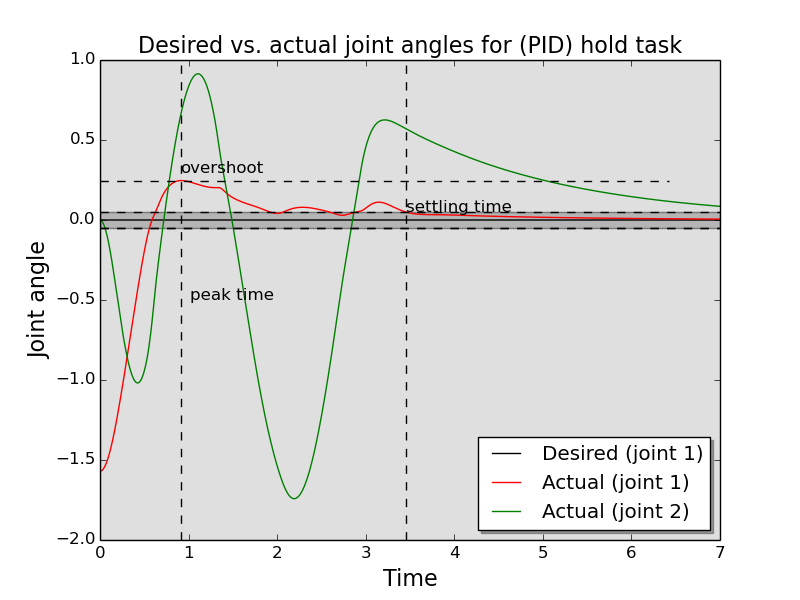

This chart was generated by the following Python code:
import os,sys
import pylab
import numpy as np
import math
import matplotlib.pyplot as plt
import matplotlib.lines as lines

############################
# TODO: set values here 
# see figure 1 in homework for definition of variables
set_point = 0.0
rise_time = 0.0 
peak_time = 0.0
overshoot = 0.2
settling_time = 3.0

# Error bands are at y = (1 +/- delta)
error_band_delta = 0.05

# offset for text
eps = .05
############################


# setup font
font =  {'family' : 'sans-serif',
         'color'  : 'black',
         'weight' : 'normal',
         'size'   : 16,
        }

# step size (constant value)
DT = 0.001

# load data
y1 = pylab.loadtxt("./PID_hold.desired")
y2 = pylab.loadtxt("./PID_hold.state")
t = np.linspace(0,y1[:,0].size*DT,y1[:,0].size)

diff =1.0
i=1

while (diff > 0):
        diff = y2[i,0] - y2[i-1, 0]
        peak_time = i/1000.0
        overshoot = y2[i,0]
        i += 1
i =0        
for i in range(0, len(y2)):
        val = y2[i,0]
        if abs(val) < 0.01:
                rise_time = i/1000.0
        if abs(val) > 0.05:
                settling_time = i/1000.0 

# setup the figure
fig = plt.figure()

# plot data
plt.plot(t,y1[:,0],'k' ,label='Desired (joint 1)')
plt.plot(t,y2[:,0],'r' ,label='Actual (joint 1)')
plt.plot(t,y2[:,1],'g' ,label='Actual (joint 2)')

# set x limit
axPlot = plt.subplot(111)
axPlot.set_xlim(-.001, 7)

# add titles, labels, and legend
plt.title('Desired vs. actual joint angles for (PID) hold task', fontdict=font)
plt.xlabel('Time', fontdict=font)
plt.ylabel('Joint angle', fontdict=font)
plt.legend(loc=4, shadow=True)

# annotate rise time (interval)
plt.axhspan(set_point-error_band_delta,set_point+error_band_delta, facecolor='0.5', alpha=0.25)
plt.axhline(y=set_point-error_band_delta, color='k',linestyle='--')
plt.axvspan(0.0,rise_time,facecolor='0.5', alpha=0.25)
plt.axvline(x=rise_time, color='k',linestyle='--')
plt.annotate('rise time', xy=(rise_time-.5, set_point-eps))

# annotate peak_time
plt.axvline(x=peak_time, color='k',linestyle='--')
plt.annotate('peak time', xy=(peak_time+.1, set_point-10*eps))

# annotate overshoot
plt.axhline(y=overshoot, xmin=0, xmax=peak_time,color='k',linestyle='--')
plt.annotate('overshoot', xy=(peak_time, overshoot+eps))

# annotate settling time
plt.axvline(x=settling_time,color='k',linestyle='--')
plt.annotate('settling time', xy=(settling_time, set_point+eps))

# draw error band
plt.axhspan(set_point-error_band_delta,set_point+error_band_delta, facecolor='0.5', alpha=0.25)
plt.axhline(y=set_point-error_band_delta, color='k',linestyle='--')
plt.axhline(y=set_point+error_band_delta, color='k',linestyle='--')
#plt.plot([0, y1[:,0].size*DT], [-0.5, -0.5], '--', lw=1.0)
#plt.plot([0, y1[:,0].size*DT], [-1.5, -1.5], '--', lw=1.0)
plt.annotate('error band', xy=(10.1, set_point))

# save the plot
plt.savefig('plot_PID_hold.png')

# show the plot
plt.show()



